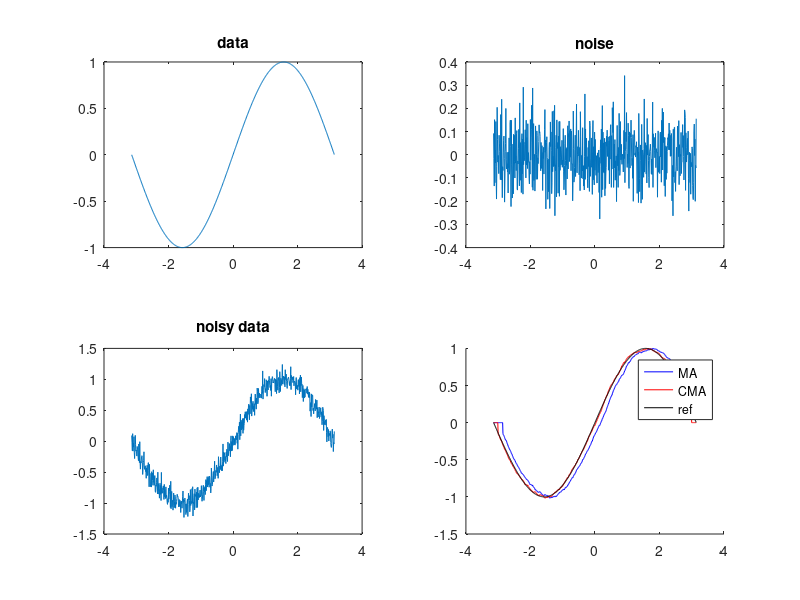

MATLAB code to generate this figure:
clc
clear
close all
tic

x = -pi : 0.01 : pi;
y = sin(x);
my_noise = 0.1*randn(size(y));
z = y+my_noise;

k = 30;
a = ones(1,k)/k;

y_denoise = zeros(size(z));
for n = k:size(x,2)
    y_denoise(n) = sum(a .* z(n-k+1:n));
end

y_centdenoise = zeros(size(z));
for n = floor(k/2):size(x,2)-floor(k/2)
    y_centdenoise(n) = sum(a .* z(n-floor(k/2)+1:n+floor(k/2)));
end

figure(1);
subplot(2,2,1); plot(x,y); title('data');
subplot(2,2,2); plot(x,my_noise); title('noise');
subplot(2,2,3); plot(x,z); title('noisy data');

subplot(2,2,4);  hold on;
plot(x,y_denoise,'b');
plot(x,y_centdenoise,'r'); 
plot(x,y,'k');
hold off;
legend('MA','CMA','ref');

toc